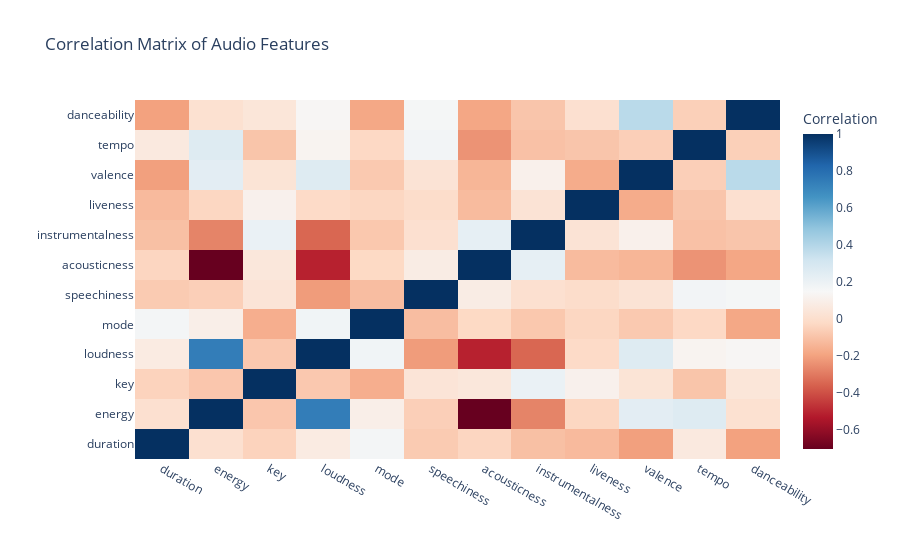

Write notebook code for a chart like this one.
### Code cell
features_df = pd.read_csv("C:\\Users\\deeee\\Downloads\\Features_dp.csv")
corr_matrix = features_df.corr()
fig = go.Figure(data=go.Heatmap(
z=corr_matrix.values,
x=corr_matrix.index.values,
y=corr_matrix.columns.values,
colorscale='RdBu',
colorbar=dict(title='Correlation')
))
fig.update_layout(title='Correlation Matrix of Audio Features',
xaxis_title='', yaxis_title='')

fig.show()

### Figure 1 — Plotly figure (JSON) as saved in the notebook; plotly's stock layout.template omitted (floating-point values rounded to 4 significant figures; data arrays with more than 128 entries replaced by an {"elided": "..."} marker saying what was removed)
{"data": [{"colorbar": {"title": {"text": "Correlation"}}, "colorscale": [[0, "rgb(103,0,31)"], [0.1, "rgb(178,24,43)"], [0.2, "rgb(214,96,77)"], [0.3, "rgb(244,165,130)"], [0.4, "rgb(253,219,199)"], [0.5, "rgb(247,247,247)"], [0.6, "rgb(209,229,240)"], [0.7, "rgb(146,197,222)"], [0.8, "rgb(67,147,195)"], [0.9, "rgb(33,102,172)"], [1, "rgb(5,48,97)"]], "type": "heatmap", "x": ["duration", "energy", "key", "loudness", "mode", "speechiness", "acousticness", "instrumentalness", "liveness", "valence", "tempo", "danceability"], "y": ["duration", "energy", "key", "loudness", "mode", "speechiness", "acousticness", "instrumentalness", "liveness", "valence", "tempo", "danceability"], "z": {"elided": "12x12 float values"}}], "layout": {"title": {"text": "Correlation Matrix of Audio Features"}, "xaxis": {"title": {"text": ""}}, "yaxis": {"title": {"text": ""}}}}
